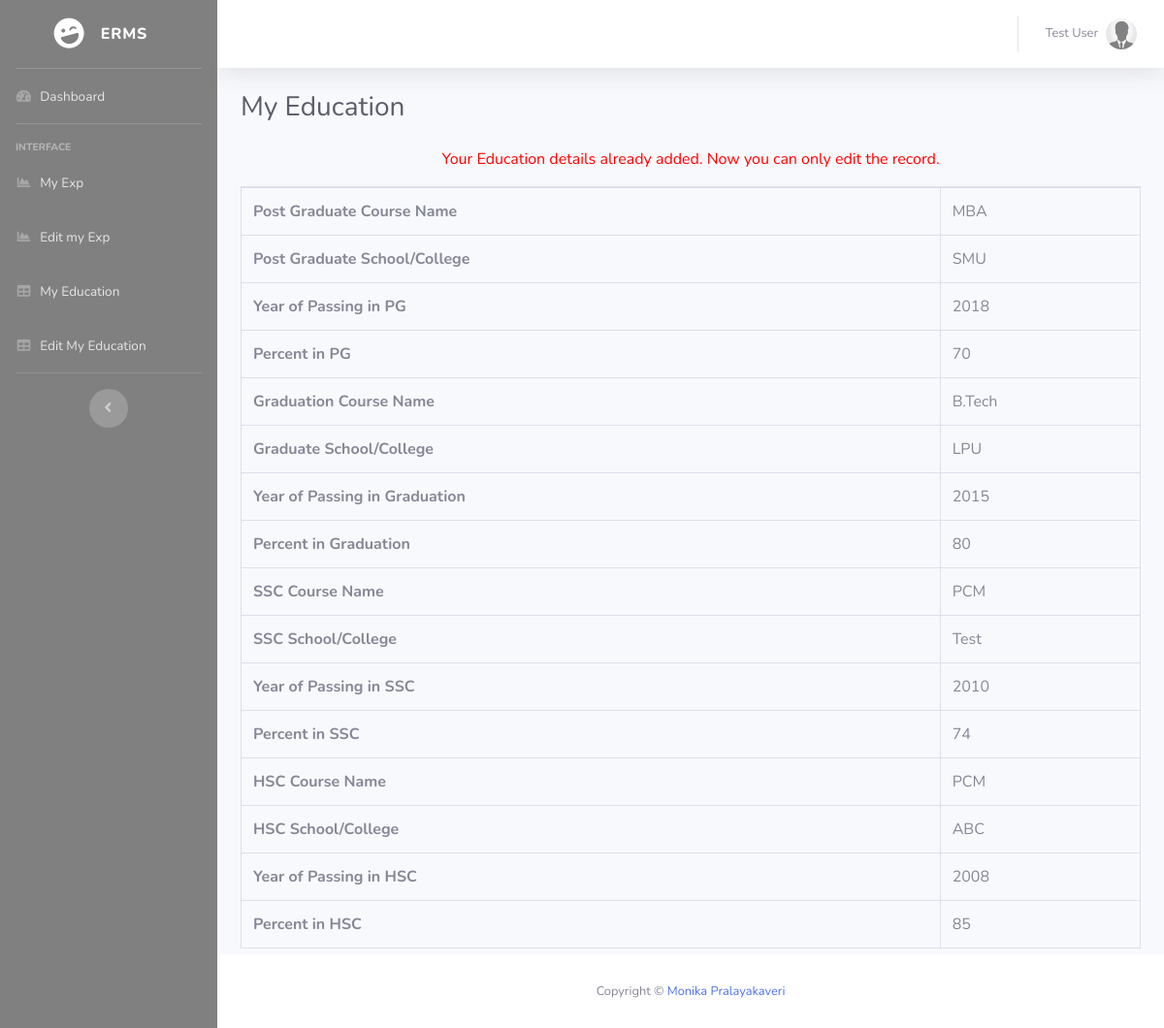
Screenshot of /myeducation.php (signed in) with the database file from the repository.
### tables this page shows
CREATE TABLE `employeedetail` (
  `ID` int(11) NOT NULL,
  `EmpFname` varchar(50) DEFAULT NULL,
  `EmpLName` varchar(50) NOT NULL,
  `EmpCode` varchar(50) DEFAULT NULL,
  `EmpDept` varchar(120) DEFAULT NULL,
  `EmpDesignation` varchar(120) DEFAULT NULL,
  `EmpContactNo` bigint(10) DEFAULT NULL,
  `EmpGender` enum('Male','Female') DEFAULT NULL,
  `EmpEmail` varchar(200) DEFAULT NULL,
  `EmpPassword` varchar(100) DEFAULT NULL,
  `EmpJoingdate` date DEFAULT NULL,
  `PostingDate` timestamp NOT NULL DEFAULT CURRENT_TIMESTAMP
);

CREATE TABLE `empeducation` (
  `Id` int(11) NOT NULL,
  `EmpID` int(10) DEFAULT NULL,
  `CoursePG` varchar(45) DEFAULT NULL,
  `SchoolCollegePG` varchar(45) DEFAULT NULL,
  `YearPassingPG` varchar(45) DEFAULT NULL,
  `PercentagePG` varchar(4) DEFAULT NULL,
  `CourseGra` varchar(45) DEFAULT NULL,
  `SchoolCollegeGra` varchar(45) DEFAULT NULL,
  `YearPassingGra` varchar(45) DEFAULT NULL,
  `PercentageGra` varchar(4) DEFAULT NULL,
  `CourseSSC` varchar(45) DEFAULT NULL,
  `SchoolCollegeSSC` varchar(45) DEFAULT NULL,
  `YearPassingSSC` varchar(45) DEFAULT NULL,
  `PercentageSSC` varchar(4) DEFAULT NULL,
  `CourseHSC` varchar(45) DEFAULT NULL,
  `SchoolCollegeHSC` varchar(45) DEFAULT NULL,
  `YearPassingHSC` varchar(45) DEFAULT NULL,
  `PercentageHSC` varchar(4) DEFAULT NULL
);

### myeducation.php (the view, shortened to what this page needs)
<?php
include('includes/dbconnection.php');
if (strlen($_SESSION['uid']==0)) {
  header('location:logout.php');
  } else{
  ?>
<!DOCTYPE html>
<html lang="en">
<head>
  <link href="vendor/fontawesome-free/css/all.min.css" rel="stylesheet" type="text/css">
<link href="vendor/datatables/dataTables.bootstrap4.min.css" rel="stylesheet">
  <link href="css/sb-admin-2.min.css" rel="stylesheet">
</head>
<body id="page-top">
  <div id="wrapper">
  <?php include_once('includes/sidebar.php')?>
    <div id="content-wrapper" class="d-flex flex-column">
      <div id="content">
         <?php include_once('includes/header.php')?>
        <div class="container-fluid">
          <h1 class="h3 mb-4 text-gray-800">My Education</h1>
<?php
$empid=$_SESSION['uid'];
$query=mysqli_query($con,"select * from empeducation where EmpID=$empid");
$row=mysqli_fetch_array($query);
if($row>0)
{
?>
<p style="font-size:16px; color:red" align="center">Your Education details already added. Now you can only edit the record. </p>
<table class="table table-bordered" id="dataTable" width="100%" cellspacing="0">
<tr>
  <th>Post Graduate Course Name</th>
  <td><?php echo $row['CoursePG'];?></td>
</tr>
<tr>
  <th>Post Graduate School/College</th>
  <td><?php echo $row['SchoolCollegePG'];?></td>
</tr>
<tr>
  <th>Year of Passing in PG</th>
  <td><?php echo $row['YearPassingPG'];?></td>
</tr>
<tr>
  <th>Percent in PG</th>
  <td><?php echo $row['PercentagePG'];?></td>
</tr>
<tr>
  <th>Graduation Course Name</th>
  <td><?php echo $row['CourseGra'];?></td>
</tr>
<tr>
  <th>Graduate School/College</th>
  <td><?php echo $row['SchoolCollegeGra'];?></td>
</tr>
<tr>
  <th>Year of Passing in Graduation</th>
  <td><?php echo $row['YearPassingGra'];?></td>
</tr>
<tr>
  <th>Percent in Graduation</th>
  <td><?php echo $row['PercentageGra'];?></td>
</tr>
<th>SSC Course Name</th>
  <td><?php echo $row['CourseSSC'];?></td>
<tr>
  <th>SSC School/College</th>
  <td><?php echo $row['SchoolCollegeSSC'];?></td>
</tr>
<tr>
  <th>Year of Passing in SSC</th>
  <td><?php echo $row['YearPassingSSC'];?></td>
</tr>
<tr>
  <th>Percent in SSC</th>
  <td><?php echo $row['PercentageSSC'];?></td>
</tr>
<th>HSC Course Name</th>
  <td><?php echo $row['CourseHSC'];?></td>
<tr>
  <th>HSC School/College</th>
  <td><?php echo $row['SchoolCollegeHSC'];?></td>
</tr>
<tr>
  <th>Year of Passing in HSC</th>
  <td><?php echo $row['YearPassingHSC'];?></td>
</tr>
<tr>
  <th>Percent in HSC</th>
  <td><?php echo $row['PercentageHSC'];?></td>
</tr>
</table>
<?php } ?>
        </div>
      </div>
   <?php include_once('includes/footer.php');?>
    </div>
  </div>
</body>
</html>
<?php }  ?>

### includes/sidebar.php
  <ul class="navbar-nav bg-gradient-primary sidebar sidebar-dark accordion" id="accordionSidebar">
      <a class="sidebar-brand d-flex align-items-center justify-content-center" href="myprofile.php">
        <div class="sidebar-brand-icon rotate-n-15">
          <i class="fas fa-laugh-wink"></i>
        </div>
        <div class="sidebar-brand-text mx-3">ERMS </div>
      </a>
      <hr class="sidebar-divider my-0">
      <li class="nav-item">
        <a class="nav-link" href="welcome.php">
          <i class="fas fa-fw fa-tachometer-alt"></i>
          <span>Dashboard</span></a>
      </li>
      <hr class="sidebar-divider">
      <div class="sidebar-heading">
        Interface
      </div>
      <li class="nav-item">
        <a class="nav-link" href="myexp.php">
          <i class="fas fa-fw fa-chart-area"></i>
          <span>My Exp</span></a>
      </li>
       <li class="nav-item">
        <a class="nav-link" href="editmyexp.php">
          <i class="fas fa-fw fa-chart-area"></i>
          <span>Edit my Exp</span></a>
      </li>
      <li class="nav-item">
        <a class="nav-link" href="myeducation.php">
          <i class="fas fa-fw fa-table"></i>
          <span>My Education</span></a>
      </li>
<li class="nav-item">
        <a class="nav-link" href="editmyeducation.php">
          <i class="fas fa-fw fa-table"></i>
          <span>Edit My Education</span></a>
      </li>
      <hr class="sidebar-divider d-none d-md-block">
      <div class="text-center d-none d-md-inline">
        <button class="rounded-circle border-0" id="sidebarToggle"></button>
      </div>
    </ul>

### includes/header.php (shortened to what this page needs)
 <nav class="navbar navbar-expand navbar-light bg-white topbar mb-4 static-top shadow">
          <ul class="navbar-nav ml-auto">
            <li class="nav-item dropdown no-arrow">
              <a class="nav-link dropdown-toggle" href="#" id="userDropdown" role="button" data-toggle="dropdown" aria-haspopup="true" aria-expanded="false">
<?php
$empid=$_SESSION['uid'];
$ret=mysqli_query($con,"select EmpFname,EmpLname from employeedetail where ID='$empid'");
$row=mysqli_fetch_array($ret);
$fname=$row['EmpFname'];
$lname=$row['EmpLname'];
?>
                <span class="mr-2 d-none d-lg-inline text-gray-600 small"><?php echo $fname." ".$lname; ?></span>
                <img class="img-profile rounded-circle" src="img/icon.jpg">
              </a>
            </li>
          </ul>
        </nav>

### includes/footer.php
<footer class="sticky-footer bg-white">
        <div class="container my-auto">
          <div class="copyright text-center my-auto">
          <span>Copyright &copy;</span>
			<a href="https://www.linkedin.com/in/monika-pralayakaveri-35b957221/">Monika Pralayakaveri</a>
          </div>
        </div>
      </footer>

### rows the page displays
employeedetail: EmpFname "Test", EmpLName "User"
empeducation: CoursePG "MBA", SchoolCollegePG "SMU", YearPassingPG "2018", PercentagePG "70", CourseGra "B.Tech", SchoolCollegeGra "LPU", YearPassingGra "2015", PercentageGra "80", CourseSSC "PCM", SchoolCollegeSSC "Test", YearPassingSSC "2010", PercentageSSC "74", CourseHSC "PCM", SchoolCollegeHSC "ABC", YearPassingHSC "2008", PercentageHSC "85"
